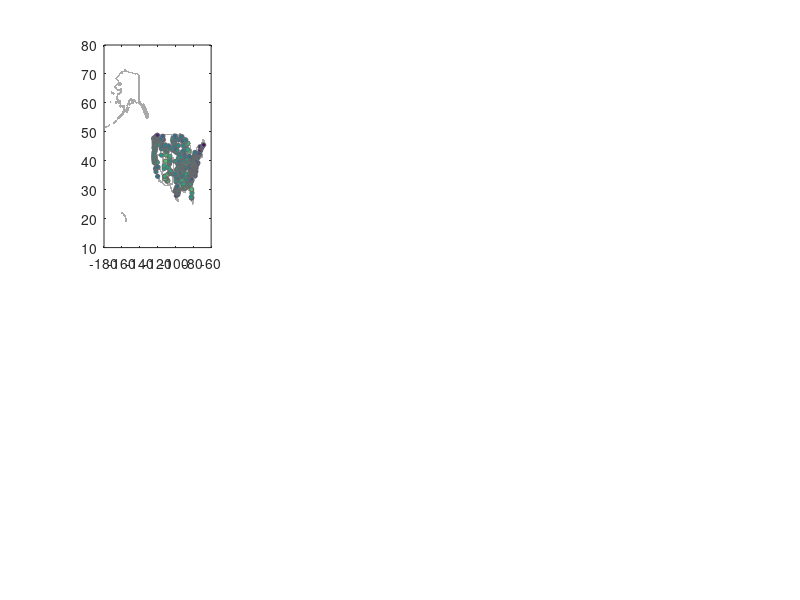

This figure's MATLAB source: (Note: this script raises an error after producing the figure.)
%% load all data

clear all; clc;

US = load('./us_coor.txt');
SL = load('./sl_coor.txt');

label_size = 10; line_width = 1;   box_width = 0.5;
title_size = 10; tick_size = 10; text_size = 10;  
scatter_size = 10;  legend_size = 10;  colorbar_size= 10;

meteo_hist = load('meteo_hist.txt');
meteo_45_c_n = load('meteo_45_c_n.txt');
meteo_85_h_f = load('meteo_85_h_f.txt');



%% plot one spatial plot only (meteo drought)
lat = meteo_hist(:,2);
lon = meteo_hist(:,3);

% 1. RCP4.5 cooler meteo drought: total duration

a1 = subplot(2,4,1)
min1 = -30; max1 = 30;
index = 8; num_yr = 40;
plot(US(:,1), US(:,2),'.','MarkerSize',2,'Color',[169 169 169]/255); hold on; 
% a1 = subplot(6,4,1)

scatter(lon, lat, scatter_size, (meteo_45_c_n(:,index)*num_yr-meteo_hist(:,index)*num_yr)./(meteo_hist(:,index)*num_yr)*100,...
    'o','filled', 'MarkerEdgeColor',[105 105 105]/255, 'LineWidth',line_width-0.5); hold on;
set(gca,'FontSize',tick_size);
colormap(a1, brewermap([],'*RdBu'));    
caxis([min1 max1]); 
c = colorbar

xlim([-128 -64]); ylim([22 52]); box on;
xticks = [-120, -110, -100, -90 -80 -70];
yticks = [25, 30, 35, 40, 45, 50];

xticklabels = arrayfun(@(x) sprintf('%d\\circ', x), xticks, 'UniformOutput', false);
yticklabels = arrayfun(@(y) sprintf('%d\\circ', y), yticks, 'UniformOutput', false);

set(gca, 'XTickLabel', xticklabels);
set(gca, 'YTickLabel', yticklabels);
set(gca, 'XTickLabel', {});
% set(gca, 'YTickLabel', {});

% xlabel('Lon. (°)', 'FontSize', label_size); 
ylabel('MD-SPI', 'FontSize', label_size, 'FontWeight','bold'); 
box on; 
title('(a1): Changes in Total Duration (%)', 'FontSize', title_size);
text(0.1, 0.1, 'SSP245COLD-NEAR', 'Units', 'normalized', 'Fontsize', text_size )

% text(-120, 44, 'NW',  'Fontsize', text_size, 'FontWeight','bold')
% text(-117, 38, 'SW',  'Fontsize', text_size, 'FontWeight','bold')
% text(-95.5, 46, 'MW',  'Fontsize', text_size, 'FontWeight','bold')
% text(-104, 33, 'GP',  'Fontsize', text_size, 'FontWeight','bold')
% text(-90.4, 33.4, 'SE',  'Fontsize', text_size, 'FontWeight','bold')
% text(-76, 43.3, 'NE',  'Fontsize', text_size, 'FontWeight','bold')

plot([-109 -124.557], [42 42], 'k-', 'LineWidth', line_width);
plot([-109 -109], [31.3435 49], 'k-', 'LineWidth', line_width);
plot([-76 -109], [37 37], 'k-', 'LineWidth', line_width);
plot([-84.8011 -84.8011], [37 46.7578], 'k-', 'LineWidth', line_width);
plot([-94.4381 -94.4381], [29.5785 37], 'k-', 'LineWidth', line_width);



a2 = subplot(2,4,2)
min1 = -30; max1 = 30;
index = 11; num_yr = 40;
plot(US(:,1), US(:,2),'.','MarkerSize',2,'Color',[169 169 169]/255); hold on; 
% a1 = subplot(6,4,1)

scatter(lon, lat, scatter_size, (meteo_45_c_n(:,index)-meteo_hist(:,index))./(meteo_hist(:,index))*100,...
    'o','filled', 'MarkerEdgeColor',[105 105 105]/255, 'LineWidth',line_width-0.5); hold on;
set(gca,'FontSize',tick_size);
colormap(a2, brewermap([],'*RdBu'));    
caxis([min1 max1]); 
c = colorbar

xlim([-128 -64]); ylim([22 52]); box on;
xticks = [-120, -110, -100, -90 -80 -70];
yticks = [25, 30, 35, 40, 45, 50];

xticklabels = arrayfun(@(x) sprintf('%d\\circ', x), xticks, 'UniformOutput', false);
yticklabels = arrayfun(@(y) sprintf('%d\\circ', y), yticks, 'UniformOutput', false);

set(gca, 'XTickLabel', xticklabels);
set(gca, 'YTickLabel', yticklabels);
set(gca, 'XTickLabel', {});
% set(gca, 'YTickLabel', {});

% xlabel('Lon. (°)', 'FontSize', label_size); 
% ylabel('MD-SPI', 'FontSize', label_size, 'FontWeight','bold'); 
box on; 
title('(a2): Changes in Mean Severity (%)', 'FontSize', title_size);
text(0.1, 0.1, 'SSP245COLD-NEAR', 'Units', 'normalized', 'Fontsize', text_size )

% text(-120, 44, 'NW',  'Fontsize', text_size, 'FontWeight','bold')
% text(-117, 38, 'SW',  'Fontsize', text_size, 'FontWeight','bold')
% text(-95.5, 46, 'MW',  'Fontsize', text_size, 'FontWeight','bold')
% text(-104, 33, 'GP',  'Fontsize', text_size, 'FontWeight','bold')
% text(-90.4, 33.4, 'SE',  'Fontsize', text_size, 'FontWeight','bold')
% text(-76, 43.3, 'NE',  'Fontsize', text_size, 'FontWeight','bold')

plot([-109 -124.557], [42 42], 'k-', 'LineWidth', line_width);
plot([-109 -109], [31.3435 49], 'k-', 'LineWidth', line_width);
plot([-76 -109], [37 37], 'k-', 'LineWidth', line_width);
plot([-84.8011 -84.8011], [37 46.7578], 'k-', 'LineWidth', line_width);
plot([-94.4381 -94.4381], [29.5785 37], 'k-', 'LineWidth', line_width);




a3 = subplot(2,4,3)
min1 = -100; max1 = 100;
index = 8; num_yr = 40;
plot(US(:,1), US(:,2),'.','MarkerSize',2,'Color',[169 169 169]/255); hold on; 
% a1 = subplot(6,4,1)

scatter(lon, lat, scatter_size, (meteo_85_h_f(:,index)*num_yr-meteo_hist(:,index)*num_yr)./(meteo_hist(:,index)*num_yr)*100,...
    'o','filled', 'MarkerEdgeColor',[105 105 105]/255, 'LineWidth',line_width-0.5); hold on;
set(gca,'FontSize',tick_size);
colormap(a3, brewermap([],'*RdBu'));    
caxis([min1 max1]); 
c = colorbar

xlim([-128 -64]); ylim([22 52]); box on;
xticks = [-120, -110, -100, -90 -80 -70];
yticks = [25, 30, 35, 40, 45, 50];

xticklabels = arrayfun(@(x) sprintf('%d\\circ', x), xticks, 'UniformOutput', false);
yticklabels = arrayfun(@(y) sprintf('%d\\circ', y), yticks, 'UniformOutput', false);

set(gca, 'XTickLabel', xticklabels);
set(gca, 'YTickLabel', yticklabels);
set(gca, 'XTickLabel', {});
% set(gca, 'YTickLabel', {});

% xlabel('Lon. (°)', 'FontSize', label_size); 
% ylabel('MD-SPI', 'FontSize', label_size, 'FontWeight','bold'); 
box on; 
title('(a3): Changes in Total Duration (%)', 'FontSize', title_size);
text(0.1, 0.1, 'SSP585HOT-FAR', 'Units', 'normalized', 'Fontsize', text_size )

% text(-120, 44, 'NW',  'Fontsize', text_size, 'FontWeight','bold')
% text(-117, 38, 'SW',  'Fontsize', text_size, 'FontWeight','bold')
% text(-95.5, 46, 'MW',  'Fontsize', text_size, 'FontWeight','bold')
% text(-104, 33, 'GP',  'Fontsize', text_size, 'FontWeight','bold')
% text(-90.4, 33.4, 'SE',  'Fontsize', text_size, 'FontWeight','bold')
% text(-76, 43.3, 'NE',  'Fontsize', text_size, 'FontWeight','bold')

plot([-109 -124.557], [42 42], 'k-', 'LineWidth', line_width);
plot([-109 -109], [31.3435 49], 'k-', 'LineWidth', line_width);
plot([-76 -109], [37 37], 'k-', 'LineWidth', line_width);
plot([-84.8011 -84.8011], [37 46.7578], 'k-', 'LineWidth', line_width);
plot([-94.4381 -94.4381], [29.5785 37], 'k-', 'LineWidth', line_width);





a4 = subplot(2,4,4)
min1 = -200; max1 = 200;
index = 11; num_yr = 40;
plot(US(:,1), US(:,2),'.','MarkerSize',2,'Color',[169 169 169]/255); hold on; 
% a1 = subplot(6,4,1)

scatter(lon, lat, scatter_size, (meteo_85_h_f(:,index)-meteo_hist(:,index))./(meteo_hist(:,index))*100,...
    'o','filled', 'MarkerEdgeColor',[105 105 105]/255, 'LineWidth',line_width-0.5); hold on;
set(gca,'FontSize',tick_size);
colormap(a4, brewermap([],'*RdBu'));    
caxis([min1 max1]); 
c = colorbar

xlim([-128 -64]); ylim([22 52]); box on;
xticks = [-120, -110, -100, -90 -80 -70];
yticks = [25, 30, 35, 40, 45, 50];

xticklabels = arrayfun(@(x) sprintf('%d\\circ', x), xticks, 'UniformOutput', false);
yticklabels = arrayfun(@(y) sprintf('%d\\circ', y), yticks, 'UniformOutput', false);

set(gca, 'XTickLabel', xticklabels);
set(gca, 'YTickLabel', yticklabels);
set(gca, 'XTickLabel', {});
% set(gca, 'YTickLabel', {});

% xlabel('Lon. (°)', 'FontSize', label_size); 
% ylabel('MD-SPI', 'FontSize', label_size, 'FontWeight','bold'); 
box on; 
title('(a4): Changes in Mean Severity (%)', 'FontSize', title_size);
text(0.1, 0.1, 'SSP585HOT-FAR', 'Units', 'normalized', 'Fontsize', text_size )

% text(-120, 44, 'NW',  'Fontsize', text_size, 'FontWeight','bold')
% text(-117, 38, 'SW',  'Fontsize', text_size, 'FontWeight','bold')
% text(-95.5, 46, 'MW',  'Fontsize', text_size, 'FontWeight','bold')
% text(-104, 33, 'GP',  'Fontsize', text_size, 'FontWeight','bold')
% text(-90.4, 33.4, 'SE',  'Fontsize', text_size, 'FontWeight','bold')
% text(-76, 43.3, 'NE',  'Fontsize', text_size, 'FontWeight','bold')

plot([-109 -124.557], [42 42], 'k-', 'LineWidth', line_width);
plot([-109 -109], [31.3435 49], 'k-', 'LineWidth', line_width);
plot([-76 -109], [37 37], 'k-', 'LineWidth', line_width);
plot([-84.8011 -84.8011], [37 46.7578], 'k-', 'LineWidth', line_width);
plot([-94.4381 -94.4381], [29.5785 37], 'k-', 'LineWidth', line_width);




a5 = subplot(2,4,5)
min1 = -30; max1 = 30;
index = 14; num_yr = 40;
plot(US(:,1), US(:,2),'.','MarkerSize',2,'Color',[169 169 169]/255); hold on; 
% a1 = subplot(6,4,1)

scatter(lon, lat, scatter_size, (meteo_45_c_n(:,index)*num_yr-meteo_hist(:,index)*num_yr)./(meteo_hist(:,index)*num_yr)*100,...
    'o','filled', 'MarkerEdgeColor',[105 105 105]/255, 'LineWidth',line_width-0.5); hold on;
set(gca,'FontSize',tick_size);
colormap(a5, brewermap([],'*RdBu'));    
caxis([min1 max1]); 
c = colorbar

xlim([-128 -64]); ylim([22 52]); box on;
xticks = [-120, -110, -100, -90 -80 -70];
yticks = [25, 30, 35, 40, 45, 50];

xticklabels = arrayfun(@(x) sprintf('%d\\circ', x), xticks, 'UniformOutput', false);
yticklabels = arrayfun(@(y) sprintf('%d\\circ', y), yticks, 'UniformOutput', false);

set(gca, 'XTickLabel', xticklabels);
set(gca, 'YTickLabel', yticklabels);
set(gca, 'XTickLabel', {});
% set(gca, 'YTickLabel', {});

% xlabel('Lon. (°)', 'FontSize', label_size); 
ylabel('MD-SPEI', 'FontSize', label_size, 'FontWeight','bold'); 
box on; 
title('(b1): Changes in Total Duration (%)', 'FontSize', title_size);
text(0.1, 0.1, 'SSP245COLD-NEAR', 'Units', 'normalized', 'Fontsize', text_size )

% text(-120, 44, 'NW',  'Fontsize', text_size, 'FontWeight','bold')
% text(-117, 38, 'SW',  'Fontsize', text_size, 'FontWeight','bold')
% text(-95.5, 46, 'MW',  'Fontsize', text_size, 'FontWeight','bold')
% text(-104, 33, 'GP',  'Fontsize', text_size, 'FontWeight','bold')
% text(-90.4, 33.4, 'SE',  'Fontsize', text_size, 'FontWeight','bold')
% text(-76, 43.3, 'NE',  'Fontsize', text_size, 'FontWeight','bold')

plot([-109 -124.557], [42 42], 'k-', 'LineWidth', line_width);
plot([-109 -109], [31.3435 49], 'k-', 'LineWidth', line_width);
plot([-76 -109], [37 37], 'k-', 'LineWidth', line_width);
plot([-84.8011 -84.8011], [37 46.7578], 'k-', 'LineWidth', line_width);
plot([-94.4381 -94.4381], [29.5785 37], 'k-', 'LineWidth', line_width);



a6 = subplot(2,4,6)
min1 = -30; max1 = 30;
index = 17; num_yr = 40;
plot(US(:,1), US(:,2),'.','MarkerSize',2,'Color',[169 169 169]/255); hold on; 
% a1 = subplot(6,4,1)

scatter(lon, lat, scatter_size, (meteo_45_c_n(:,index)-meteo_hist(:,index))./(meteo_hist(:,index))*100,...
    'o','filled', 'MarkerEdgeColor',[105 105 105]/255, 'LineWidth',line_width-0.5); hold on;
set(gca,'FontSize',tick_size);
colormap(a6, brewermap([],'*RdBu'));    
caxis([min1 max1]); 
c = colorbar

xlim([-128 -64]); ylim([22 52]); box on;
xticks = [-120, -110, -100, -90 -80 -70];
yticks = [25, 30, 35, 40, 45, 50];

xticklabels = arrayfun(@(x) sprintf('%d\\circ', x), xticks, 'UniformOutput', false);
yticklabels = arrayfun(@(y) sprintf('%d\\circ', y), yticks, 'UniformOutput', false);

set(gca, 'XTickLabel', xticklabels);
set(gca, 'YTickLabel', yticklabels);
set(gca, 'XTickLabel', {});
% set(gca, 'YTickLabel', {});

% xlabel('Lon. (°)', 'FontSize', label_size); 
% ylabel('MD-SPI', 'FontSize', label_size, 'FontWeight','bold'); 
box on; 
title('(b2): Changes in Mean Severity (%)', 'FontSize', title_size);
text(0.1, 0.1, 'SSP245COLD-NEAR', 'Units', 'normalized', 'Fontsize', text_size )

% text(-120, 44, 'NW',  'Fontsize', text_size, 'FontWeight','bold')
% text(-117, 38, 'SW',  'Fontsize', text_size, 'FontWeight','bold')
% text(-95.5, 46, 'MW',  'Fontsize', text_size, 'FontWeight','bold')
% text(-104, 33, 'GP',  'Fontsize', text_size, 'FontWeight','bold')
% text(-90.4, 33.4, 'SE',  'Fontsize', text_size, 'FontWeight','bold')
% text(-76, 43.3, 'NE',  'Fontsize', text_size, 'FontWeight','bold')

plot([-109 -124.557], [42 42], 'k-', 'LineWidth', line_width);
plot([-109 -109], [31.3435 49], 'k-', 'LineWidth', line_width);
plot([-76 -109], [37 37], 'k-', 'LineWidth', line_width);
plot([-84.8011 -84.8011], [37 46.7578], 'k-', 'LineWidth', line_width);
plot([-94.4381 -94.4381], [29.5785 37], 'k-', 'LineWidth', line_width);




a7 = subplot(2,4,7)
min1 = -100; max1 = 100;
index = 14; num_yr = 40;
plot(US(:,1), US(:,2),'.','MarkerSize',2,'Color',[169 169 169]/255); hold on; 
% a1 = subplot(6,4,1)

scatter(lon, lat, scatter_size, (meteo_85_h_f(:,index)*num_yr-meteo_hist(:,index)*num_yr)./(meteo_hist(:,index)*num_yr)*100,...
    'o','filled', 'MarkerEdgeColor',[105 105 105]/255, 'LineWidth',line_width-0.5); hold on;
set(gca,'FontSize',tick_size);
colormap(a7, brewermap([],'*RdBu'));    
caxis([min1 max1]); 
c = colorbar

xlim([-128 -64]); ylim([22 52]); box on;
xticks = [-120, -110, -100, -90 -80 -70];
yticks = [25, 30, 35, 40, 45, 50];

xticklabels = arrayfun(@(x) sprintf('%d\\circ', x), xticks, 'UniformOutput', false);
yticklabels = arrayfun(@(y) sprintf('%d\\circ', y), yticks, 'UniformOutput', false);

set(gca, 'XTickLabel', xticklabels);
set(gca, 'YTickLabel', yticklabels);
set(gca, 'XTickLabel', {});
% set(gca, 'YTickLabel', {});

% xlabel('Lon. (°)', 'FontSize', label_size); 
% ylabel('MD-SPI', 'FontSize', label_size, 'FontWeight','bold'); 
box on; 
title('(b3): Changes in Total Duration (%)', 'FontSize', title_size);
text(0.1, 0.1, 'SSP585HOT-FAR', 'Units', 'normalized', 'Fontsize', text_size )

% text(-120, 44, 'NW',  'Fontsize', text_size, 'FontWeight','bold')
% text(-117, 38, 'SW',  'Fontsize', text_size, 'FontWeight','bold')
% text(-95.5, 46, 'MW',  'Fontsize', text_size, 'FontWeight','bold')
% text(-104, 33, 'GP',  'Fontsize', text_size, 'FontWeight','bold')
% text(-90.4, 33.4, 'SE',  'Fontsize', text_size, 'FontWeight','bold')
% text(-76, 43.3, 'NE',  'Fontsize', text_size, 'FontWeight','bold')

plot([-109 -124.557], [42 42], 'k-', 'LineWidth', line_width);
plot([-109 -109], [31.3435 49], 'k-', 'LineWidth', line_width);
plot([-76 -109], [37 37], 'k-', 'LineWidth', line_width);
plot([-84.8011 -84.8011], [37 46.7578], 'k-', 'LineWidth', line_width);
plot([-94.4381 -94.4381], [29.5785 37], 'k-', 'LineWidth', line_width);





a8 = subplot(2,4,8)
min1 = -200; max1 = 200;
index = 17; num_yr = 40;
plot(US(:,1), US(:,2),'.','MarkerSize',2,'Color',[169 169 169]/255); hold on; 
% a1 = subplot(6,4,1)

scatter(lon, lat, scatter_size, (meteo_85_h_f(:,index)-meteo_hist(:,index))./(meteo_hist(:,index))*100,...
    'o','filled', 'MarkerEdgeColor',[105 105 105]/255, 'LineWidth',line_width-0.5); hold on;
set(gca,'FontSize',tick_size);
colormap(a8, brewermap([],'*RdBu'));    
caxis([min1 max1]); 
c = colorbar

% min1 = -10; max1 = 90;
% colormap(a8, brewermap([],'YlOrBr'));    
% caxis([min1 max1]); 
% c = colorbar

xlim([-128 -64]); ylim([22 52]); box on;
xticks = [-120, -110, -100, -90 -80 -70];
yticks = [25, 30, 35, 40, 45, 50];

xticklabels = arrayfun(@(x) sprintf('%d\\circ', x), xticks, 'UniformOutput', false);
yticklabels = arrayfun(@(y) sprintf('%d\\circ', y), yticks, 'UniformOutput', false);

set(gca, 'XTickLabel', xticklabels);
set(gca, 'YTickLabel', yticklabels);
set(gca, 'XTickLabel', {});
% set(gca, 'YTickLabel', {});

% xlabel('Lon. (°)', 'FontSize', label_size); 
% ylabel('MD-SPI', 'FontSize', label_size, 'FontWeight','bold'); 
box on; 
title('(b4): Changes in Mean Severity (%)', 'FontSize', title_size);
text(0.1, 0.1, 'SSP585HOT-FAR', 'Units', 'normalized', 'Fontsize', text_size )

% text(-120, 44, 'NW',  'Fontsize', text_size, 'FontWeight','bold')
% text(-117, 38, 'SW',  'Fontsize', text_size, 'FontWeight','bold')
% text(-95.5, 46, 'MW',  'Fontsize', text_size, 'FontWeight','bold')
% text(-104, 33, 'GP',  'Fontsize', text_size, 'FontWeight','bold')
% text(-90.4, 33.4, 'SE',  'Fontsize', text_size, 'FontWeight','bold')
% text(-76, 43.3, 'NE',  'Fontsize', text_size, 'FontWeight','bold')

plot([-109 -124.557], [42 42], 'k-', 'LineWidth', line_width);
plot([-109 -109], [31.3435 49], 'k-', 'LineWidth', line_width);
plot([-76 -109], [37 37], 'k-', 'LineWidth', line_width);
plot([-84.8011 -84.8011], [37 46.7578], 'k-', 'LineWidth', line_width);
plot([-94.4381 -94.4381], [29.5785 37], 'k-', 'LineWidth', line_width);

%% output the plot

fig = gcf;
fig.PaperUnits = 'inches';

% fig.PaperPosition = [0 0 17.7 8];
fig.PaperPosition = [0 0 20 5];
print('ScreenSizeFigure', '-dpng', '-r300')





